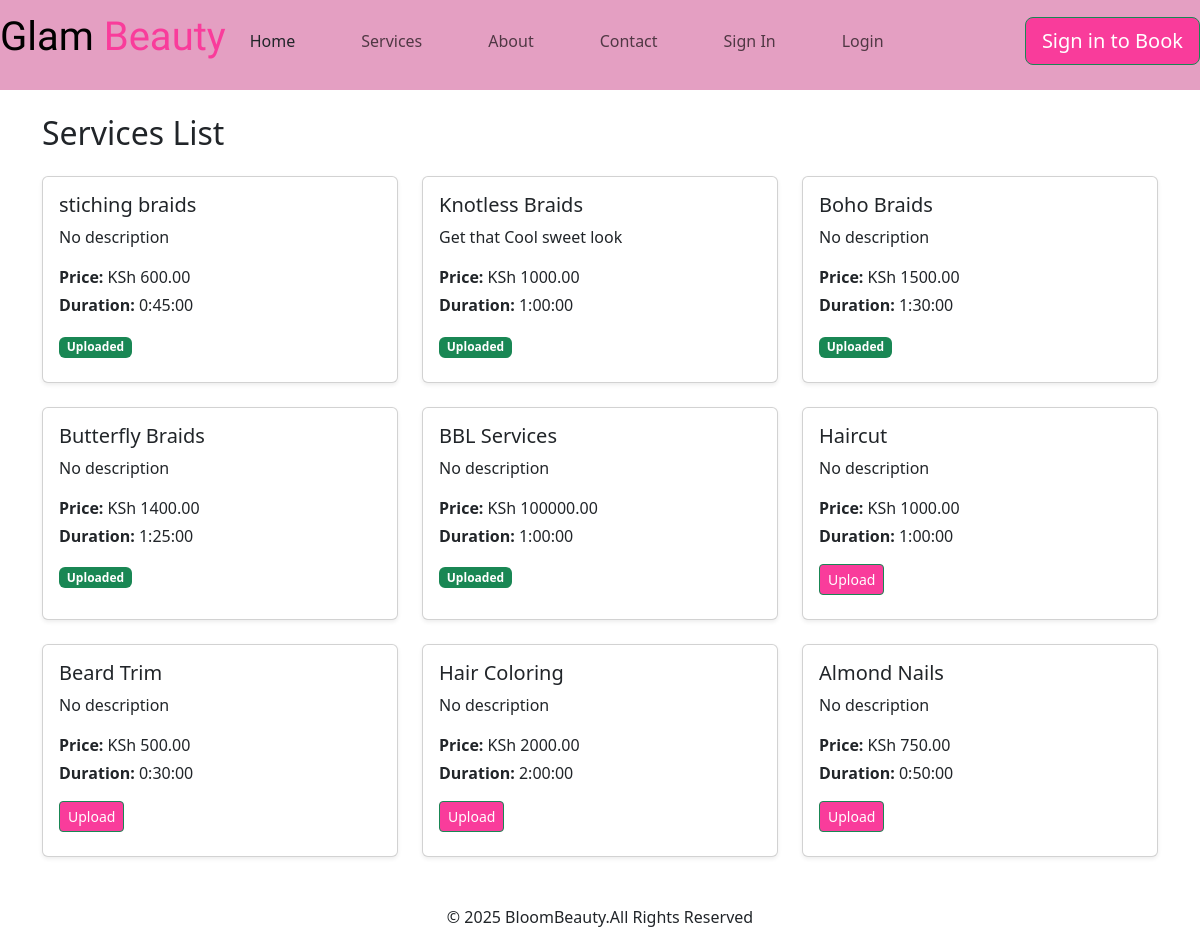
Page /serviceslist/ on the earlier database version.
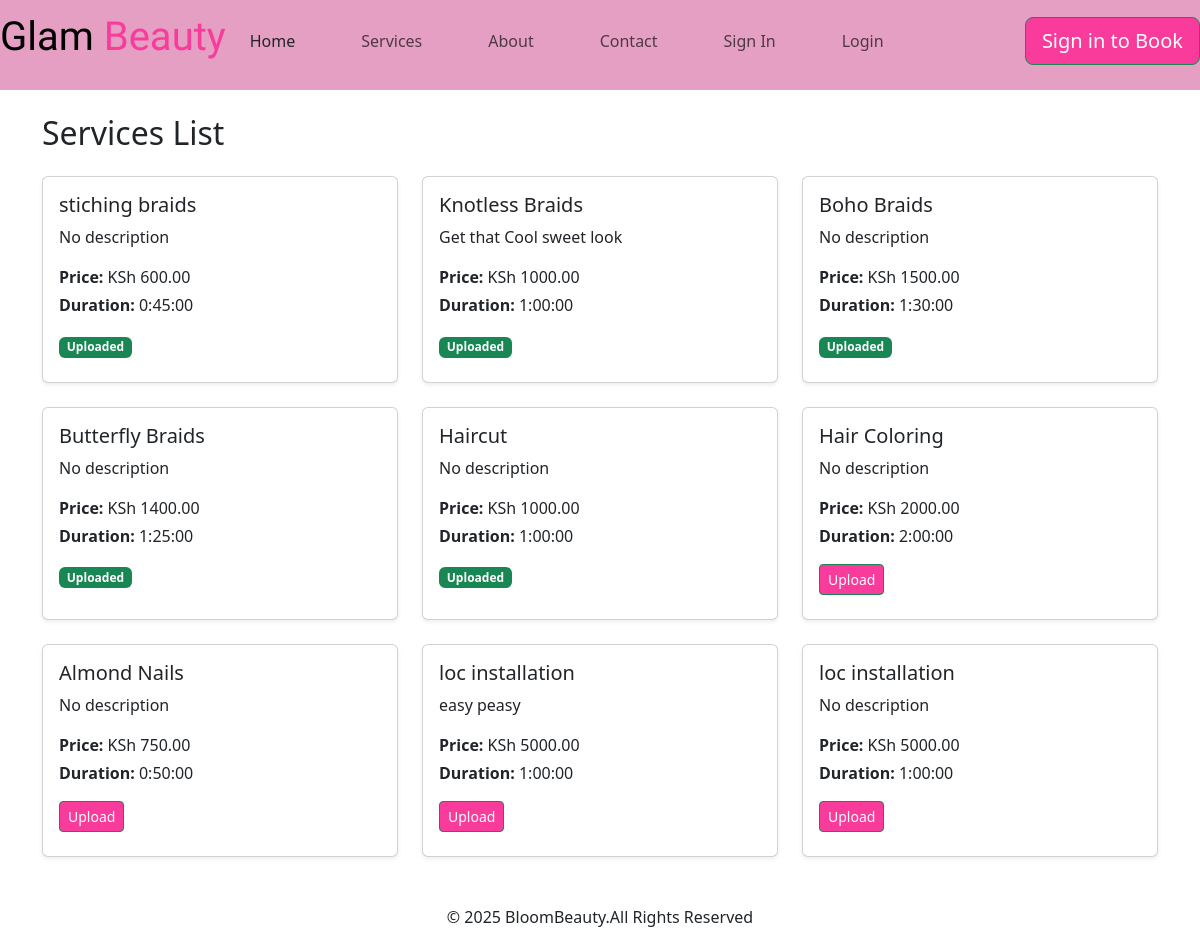
Same page on the later database version.
### cosmetics/models.py (models this page shows, shortened)
class Service(models.Model):
    CATEGORY_CHOICES = [
        ("Wig Installation", "Wig Installation"),
        ("Braided Hairstyles", "Braided Hairstyles"),
        ("Facial Services", "Facial Services"),
        ("Nail Art Design Services", "Nail Art Design Services"),
        ("Massage Services", "Massage Services"),
    ]
    name = models.CharField(max_length=200)
    description = models.TextField(null=True, blank=True)
    price = models.DecimalField(max_digits=8, decimal_places=2)
    duration = models.DurationField()
    category = models.CharField(max_length=50, choices=CATEGORY_CHOICES)
    is_active = models.BooleanField(default=False)
    image = models.ImageField(upload_to="services/", null=True, blank=True)

### cosmetics/views.py (the view)
# urls.py: path('serviceslist/', views.ServiceListView.as_view(), name='serviceslist'),
class ServiceListView(ListView):
    model = Service
    template_name = "servicelist.html"
    context_object_name = "services"

### cosmetics/templates/servicelist.html (shortened to what this page needs)
{% extends 'base.html' %}
{% load static %}
{% block content %}
<div class="container mt-4">
    <h2 class="mb-4">Services List</h2>
    <div class="row">
        {% for service in services %}
        <div class="col-md-4 mb-4">
            <div class="card h-100 shadow-sm">
                <div class="card-body">
                    <h5 class="card-title">{{ service.name }}</h5>
                    <p class="card-text">{{ service.description|default:"No description" }}</p>
                    <p class="mb-1"><strong>Price:</strong> KSh {{ service.price }}</p>
                    <p class="mb-3"><strong>Duration:</strong> {{ service.duration }}</p>
                    {% if service.is_active %}
                        <span class="badge bg-success mb-2">Uploaded</span>
                    {% else %}
                        <a href="{% url 'upload_service' service.id %}" class="btn btn-sm btn-success mb-2">Upload</a>
                    {% endif %}
                </div>
            </div>
        </div>
        {% empty %}
        <div class="col-12 text-center">
            <p class="text-muted">No services available.</p>
        </div>
        {% endfor %}
    </div>
</div>
{% endblock %}

### cosmetics/templates/base.html (shortened to what this page needs)
{%load static%}
<!DOCTYPE html>
<html lang="en">
<head>
    <link rel="stylesheet" href="{% static 'css/bootstrap.min.css' %}">
    <link rel="stylesheet" href="{% static 'style.css' %}">
</head>
<body>
  <nav class="navbar navbar-expand-lg "  style="padding-top: 0px;">
  <div class="container-fluid navbar">
    <a class="navbar-brand brand" href="{% url 'homepage'%}">
      <h1> <span class="glam">Glam</span> <span class="beauty">Beauty</span></h1></a>
    <div class="collapse navbar-collapse" id="navbarTogglerDemo02">
      <ul class="navbar-nav me-auto mb-2 mb-lg-0">
        <li class="nav-item">
          <a class="nav-link active text-dark" aria-current="page" href="{% url 'homepage'%}">Home</a>
        </li>
        <li class="nav-item">
          <a class="nav-link" href="{% url 'services'%}">Services</a>
        </li>
        <li class="nav-item">
          <a class="nav-link" href="{% url 'aboutpage'%}" >About</a>
        </li>
        <li class="nav-item">
          <a class="nav-link" href="{% url 'contactpage'%}" >Contact</a>
        </li>
          <li class="nav-item">
          <a class="nav-link" href="{% url 'registerpage'%}">Sign In</a>
        </li>
          <li class="nav-item">
          <a class="nav-link" href="{% url 'loginpage'%}">Login</a>
        </li>
      </ul>
      <form class="d-flex" role="search">
        {% if user.is_authenticated %}
             <a href="{% url 'book' %}" class="btn btn-success btn-lg">Book Now</a>
        {% else %}
            <a href="{% url 'loginpage' %}" class="btn btn-success btn-lg">Sign in to Book</a>
            {% endif %}
      </form>
    </div>
  </div>
</nav>
<main class="mt-0">
  <div class="container-fluid">
        <div class="row">
            {% if user.is_staff or user.is_superuser %}
            <div class="col-md-2 d-none d-md-block sidebar">
                <div class="position-sticky pt-3">
                    <ul class="nav flex-column">
                        <li class="nav-item">
                            <a class="nav-link {% if request.resolver_match.url_name == 'admin_dashboard' %}active{% endif %}"
                               href="{% url 'dashboard' %}">
                                <i class="fas fa-tachometer-alt me-2"></i>Dashboard
                            </a>
                        </li>
                        <li class="nav-item">
                            <a class="nav-link {% if request.resolver_match.url_name == 'add_client' %}active{% endif %}"
                               href="{% url 'add' %}">
                                <i class="fas fa-user-plus me-2"></i>Add Client
                            </a>
                        </li>
                        <li class="nav-item">
                            <a class="nav-link {% if request.resolver_match.url_name == 'add_client' %}active{% endif %}"
                               href="{% url 'list' %}">
                                <i class="fas fa-user-plus me-2"></i>All Clients
                            </a>
                        </li>
                        <li class="nav-item">
                            <a class="nav-link" href="{% url 'addservice' %}">
                                <i class="fas fa-chart-bar me-2"></i>Add Services
                            </a>
                        </li>
                        <li class="nav-item">
                            <a class="nav-link" href="{% url 'serviceslist' %}">
                                <i class="fas fa-cog me-2"></i>New services
                            </a>
                        </li>
                    </ul>
                </div>
            </div>
            <div class="col-md-10">
            {% else %}
            <div class="col-12">
            {% endif %}
<main class="mt-0 m-0 p-0 ms-0 me-0">
    {% block content %}
    {% endblock %}
</main>
<footer class="text-center mt-4">© 2025 BloomBeauty.All Rights Reserved</footer>
</body>
</html>

### cosmetics/static/style.css (style rules this page uses)
:root { --bs-secondary: #ff6347; --bs-secondary-bg-rgb: 255, 99, 71; }
.navbar { background-color: #e49fc2; }
.nav-item { padding-right: 50px; }
.brand { font-family: 'Dancing Script', cursive; font-size: 48px; font-weight: 700; }
.brand .glam { color: #000000; }
.brand .beauty { color: #f93c9b; }
.btn { background-color: #f93c9b; ; }

Differences in the rows shown:
removed Service: name "BBL Services", description "No description", price "100000.00", duration "1:00:00", is_active "Uploaded"
removed Service: name "Beard Trim", description "No description", price "500.00", duration "0:30:00", is_active "Upload"
changed Service "Haircut": is_active "Upload" → "Uploaded"
added Service: name "loc installation", description "easy peasy", price "5000.00", duration "1:00:00", is_active "Upload"
added Service: name "loc installation", description "No description", price "5000.00", duration "1:00:00", is_active "Upload"
